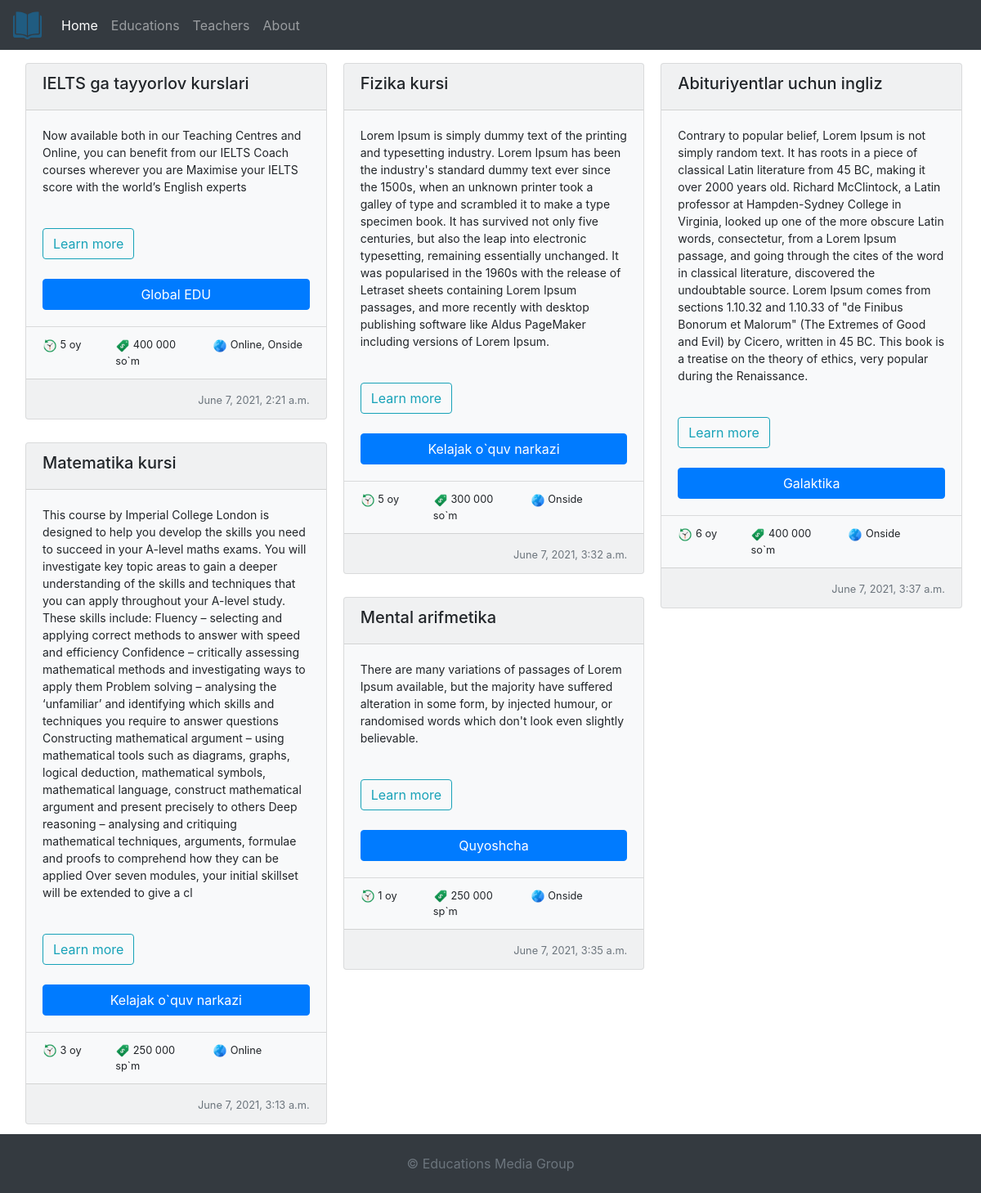
The page / on the database its author committed.
### educations/models.py (models this page shows, shortened)
class Course(models.Model):
    title = models.CharField(max_length=256)
    slug = models.SlugField(null=False, unique=True)
    description = models.CharField(max_length=1024)
    education = models.ForeignKey(Education, on_delete=models.CASCADE)
    unlisted = models.BooleanField(default=False, blank=True)
    course_type = models.ManyToManyField(CourseType)
    start_date = models.DateField(null=True, blank=True)
    course_length = models.ForeignKey(CourseLength, on_delete=models.CASCADE)
    tags = models.ManyToManyField(CourseTag, blank=True)
    price = models.CharField(max_length=128)
    rate_plan = models.ForeignKey(RatePlan, on_delete=models.CASCADE)
    type_of_education = models.ManyToManyField(TypeOfEducation)
    published_at = models.DateTimeField(default=datetime.now)
    @property
    def get_type_of_education(self):
        course = Course.objects.filter(id=self.id)[0]
        return ', '.join([type_edu.title for type_edu in Course.objects.get(id=course.id).type_of_education.all()])
    @property
    def url(self):
        return reverse('course', kwargs={'slug': self.slug})

class Education(models.Model):
    title = models.CharField(max_length=512)
    description = models.CharField(max_length=2048)
    location = models.ForeignKey(Location, on_delete=models.CASCADE,
                                 null=True, blank=True)
    teachers = models.ManyToManyField(Teacher, blank=True)
    sity = models.CharField(max_length=256, null=False)

class CourseLength(models.Model):
    title = models.CharField(max_length=64)

class TypeOfEducation(models.Model):
    title = models.CharField(max_length=64)

### educations/views.py (the view)
# urls.py: path('', AllCoursesView.as_view(), name="courses"),
class AllCoursesView(View):
    courses = Course.objects.exclude(unlisted=True)
    def get(self, request):
        return render(request, "courses.html", context={
            "courses": self.courses
        })

### educations/templates/courses.html (shortened to what this page needs)
{% extends 'blocks/base.html' %}
{% load static %}
{% block content %}
    <div class="container-fluid">
        <div class="card-columns pr-4">
            {% for course in courses %}
                <div class="card bg-light">
                    <div class="card-header"><h5>{{ course.title }}</h5> </div>
                    <div class="card-body text-left">
                        <p class="card-text">
                            {{ course.description }}
                        </p>
                    </div>
                    <div class="card-body text-left pb-1">
                        <div class="row">
                            <div class="col fixed">
                                <a href="{{ course.url }}" class="btn btn-outline-info ">Learn more</a>
                            </div>
                        </div>
                    </div>
                    <div class="card-body text-left">
                        <div class="row">
                            <div class="col">
                                <a href="educations/{{ course.education.id }}"
                                   class="btn text-center btn-primary btn-block">{{ course.education.title }}</a>
                            </div>
                        </div>
                    </div>
                    <div class="card-footer bg-transparent">
                        <div class="row">
                            <div class="col-sm-3">
                                <span title="Davomiyligi" class="fixed">
                                    <div class="small">
                                    <img src="{% static 'img/time_machine.png' %}" class="ms" alt="">
                                    {{ course.course_length.title }}
                                    </div>
                                </span>
                            </div>
                            <div class="col-sm-4">
                                <span title="Narxi" class="fixed">
                                    <div class="text-left">
                                        <div class="small">
                                        <img src="{% static 'img/pricing.png' %}" class="ms" alt="">
                                        {{ course.price }}
                                        </div>
                                    </div>
                                </span>
                            </div>
                            <div class="col">
                                <span title="Talim turi" class="fixed">
                                    <div class="small">
                                    <img src="{% static 'img/globe.png' %}" class="ms" alt="">
                                    {{ course.get_type_of_education }}
                                    </div>
                                </span>
                            </div>
                        </div>
                    </div>
                    <div class="card-footer text-muted text-right">
                        <small class="text-muted">{{ course.published_at }}</small>
                    </div>
                </div>
            {% empty %}
                <h1>Hozrcha kurslar yo`q</h1>
            {% endfor %}
        </div>
    </div>
{% endblock %}

### educations/static/css/style.css (style rules this page uses)
img.ms { width: 18px; }
p.card-text { font-size: 14px; }
.container-fluid { width: auto; }
.card { margin: 1rem; }
@media (min-width: 1200px) { .card-columns { column-count: 3; } }

### rows shown on the page
Course: title "IELTS ga tayyorlov kurslari", description "Now available both in our Teaching Centres and Online, you can benefit from our IELTS Coach courses wherever you are Maximise your IELTS score with the world’s English experts", education "Global EDU", course_length "5 oy", price "400 000 so`m", get_type_of_education "Online, Onside", published_at "June 7, 2021, 2:21 a.m."
Course: title "Matematika kursi", description "This course by Imperial College London is designed to help you develop the skills you need to succeed in your A-level maths exams. You will investigate key topic areas to gain a deeper understanding of the skills and techniques that you can apply throughout your A-level study. These skills include: Fluency – selecting and applying correct methods to answer with speed and efficiency Confidence – critically assessing mathematical methods and investigating ways to apply them Problem solving – analysing the ‘unfamiliar’ and identifying which skills and techniques you require to answer questions Constructing mathematical argument – using mathematical tools such as diagrams, graphs, logical…", education "Kelajak o`quv narkazi", course_length "3 oy", price "250 000 sp`m", get_type_of_education "Online", published_at "June 7, 2021, 3:13 a.m."
Course: title "Fizika kursi", description "Lorem Ipsum is simply dummy text of the printing and typesetting industry. Lorem Ipsum has been the industry's standard dummy text ever since the 1500s, when an unknown printer took a galley of type and scrambled it to make a type specimen book. It has survived not only five centuries, but also the leap into electronic typesetting, remaining essentially unchanged. It was popularised in the 1960s with the release of Letraset sheets containing Lorem Ipsum passages, and more recently with desktop publishing software like Aldus PageMaker including versions of Lorem Ipsum.", education "Kelajak o`quv narkazi", course_length "5 oy", price "300 000 so`m", get_type_of_education "Onside", published_at "June 7, 2021, 3:32 a.m."
Course: title "Mental arifmetika", description "There are many variations of passages of Lorem Ipsum available, but the majority have suffered alteration in some form, by injected humour, or randomised words which don't look even slightly believable.", education "Quyoshcha", course_length "1 oy", price "250 000 sp`m", get_type_of_education "Onside", published_at "June 7, 2021, 3:35 a.m."
Course: title "Abituriyentlar uchun ingliz", description "Contrary to popular belief, Lorem Ipsum is not simply random text. It has roots in a piece of classical Latin literature from 45 BC, making it over 2000 years old. Richard McClintock, a Latin professor at Hampden-Sydney College in Virginia, looked up one of the more obscure Latin words, consectetur, from a Lorem Ipsum passage, and going through the cites of the word in classical literature, discovered the undoubtable source. Lorem Ipsum comes from sections 1.10.32 and 1.10.33 of \"de Finibus Bonorum et Malorum\" (The Extremes of Good and Evil) by Cicero, written in 45 BC. This book is a treatise on the theory of ethics, very popular during the Renaissance.", education "Galaktika", course_length "6 oy", price "400 000 so`m", get_type_of_education "Onside", published_at "June 7, 2021, 3:37 a.m."
